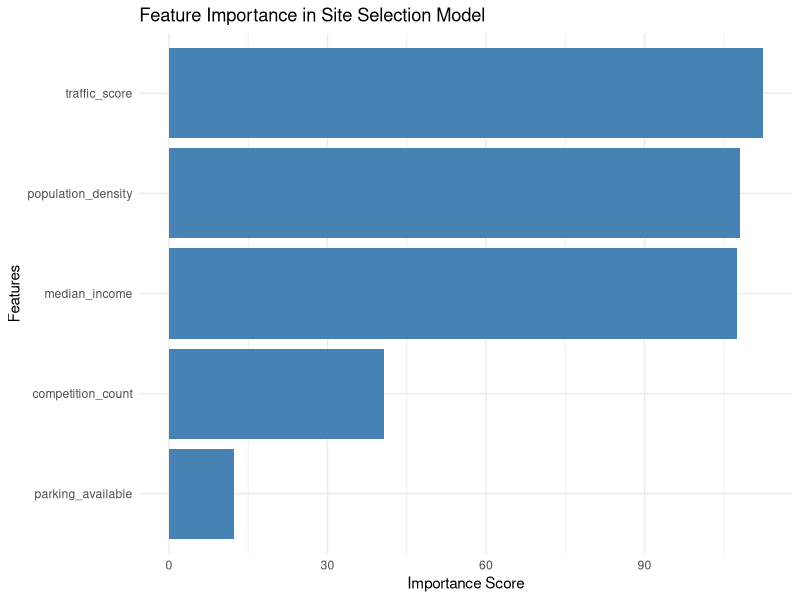
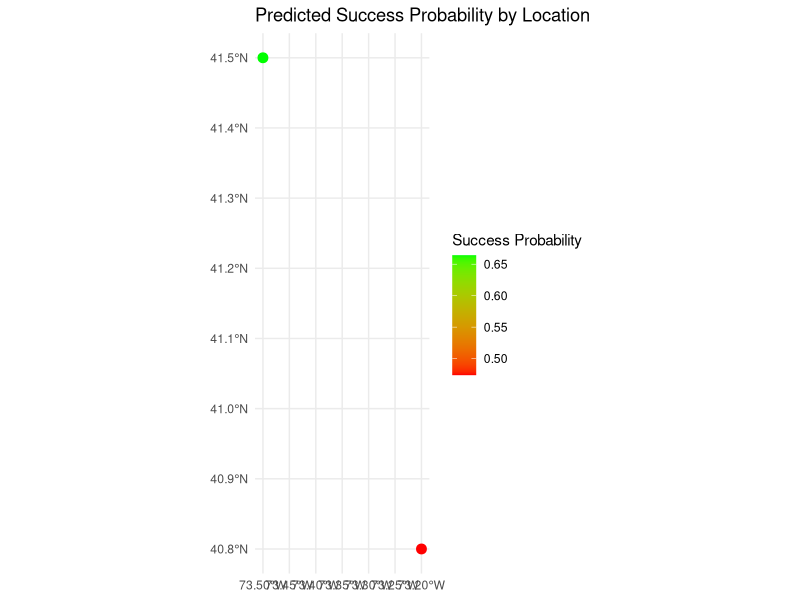

Reproduce these figures in R, in order.
## ---- chunk 1
#| label: setup
#| include: false

library(tidyverse)
library(caret)
library(randomForest)
library(sf)
library(spatstat)
library(raster)
## ---- chunk 2
#| label: generate-data
set.seed(123)
n_locations <- 1000

sample_data <- data.frame(
  location_id = 1:n_locations,
  latitude = runif(n_locations, 40, 42),
  longitude = runif(n_locations, -74, -72),
  population_density = rnorm(n_locations, mean = 5000, sd = 2000),
  median_income = rnorm(n_locations, mean = 65000, sd = 15000),
  competition_count = rpois(n_locations, lambda = 3),
  traffic_score = runif(n_locations, 1, 100),
  parking_available = sample(c(TRUE, FALSE), n_locations, replace = TRUE),
  success = sample(c(1, 0), n_locations, prob = c(0.6, 0.4), replace = TRUE)
)
## ---- chunk 3
#| label: preprocessing
# Convert boolean to factor
sample_data$parking_available <- as.factor(sample_data$parking_available)
sample_data$success <- as.factor(sample_data$success)

# Scale numeric variables
numeric_vars <- c("population_density", "median_income", "competition_count", "traffic_score")
preprocessed_data <- sample_data
preprocessed_data[numeric_vars] <- scale(sample_data[numeric_vars])
## ---- chunk 4
#| label: train-model
# Split data into training and testing sets
set.seed(456)
train_index <- createDataPartition(preprocessed_data$success, p = 0.8, list = FALSE)
train_data <- preprocessed_data[train_index, ]
test_data <- preprocessed_data[-train_index, ]

# Train Random Forest model
rf_model <- randomForest(
  success ~ population_density + median_income + competition_count +
            traffic_score + parking_available,
  data = train_data,
  ntree = 500,
  importance = TRUE
)
## ---- chunk 5
#| label: evaluate-model
# Function to evaluate model performance
evaluate_model <- function(model, test_data) {
  predictions <- predict(model, test_data)
  confusion_matrix <- confusionMatrix(predictions, test_data$success)

  # Calculate various metrics
  accuracy <- confusion_matrix$overall["Accuracy"]
  precision <- confusion_matrix$byClass["Pos Pred Value"]
  recall <- confusion_matrix$byClass["Sensitivity"]
  f1_score <- confusion_matrix$byClass["F1"]

  return(list(
    accuracy = accuracy,
    precision = precision,
    recall = recall,
    f1_score = f1_score,
    confusion_matrix = confusion_matrix
  ))
}

model_evaluation <- evaluate_model(rf_model, test_data)

# Print model performance metrics
cat("Model Performance Metrics:\n",
   sprintf("Accuracy: %.3f\n", model_evaluation$accuracy),
   sprintf("Precision: %.3f\n", model_evaluation$precision), 
   sprintf("Recall: %.3f\n", model_evaluation$recall),
   sprintf("F1 Score: %.3f\n", model_evaluation$f1_score),
   sep="")
## ---- chunk 6
#| label: feature-importance
importance_scores <- importance(rf_model)
importance_df <- data.frame(
  Feature = rownames(importance_scores),
  Importance = importance_scores[, "MeanDecreaseGini"]
)
importance_df <- importance_df[order(-importance_df$Importance), ]

ggplot(importance_df, aes(x = reorder(Feature, Importance), y = Importance)) +
  geom_bar(stat = "identity", fill = "steelblue") +
  coord_flip() +
  theme_minimal() +
  labs(
    title = "Feature Importance in Site Selection Model",
    x = "Features",
    y = "Importance Score"
  )
## ---- chunk 7
#| label: predict-new-sites
# Example of new locations to evaluate
new_sites <- data.frame(
  location_id = c(1001, 1002),
  latitude = c(41.5, 40.8),
  longitude = c(-73.5, -73.2),
  population_density = c(6000, 4500),
  median_income = c(70000, 55000),
  competition_count = c(2, 4),
  traffic_score = c(85, 65),
  parking_available = factor(c(TRUE, FALSE))
)

# Predict success probabilities
predictions <- predict(rf_model, new_sites, type = "prob")
new_sites$success_probability <- predictions[, "1"]

# Visualize predictions on a map
sites_sf <- st_as_sf(
  new_sites,
  coords = c("longitude", "latitude"),
  crs = 4326
)

ggplot() +
  geom_sf(data = sites_sf, aes(color = success_probability), size = 3) +
  scale_color_gradient(low = "red", high = "green") +
  theme_minimal() +
  labs(
    title = "Predicted Success Probability by Location",
    color = "Success Probability"
  )
